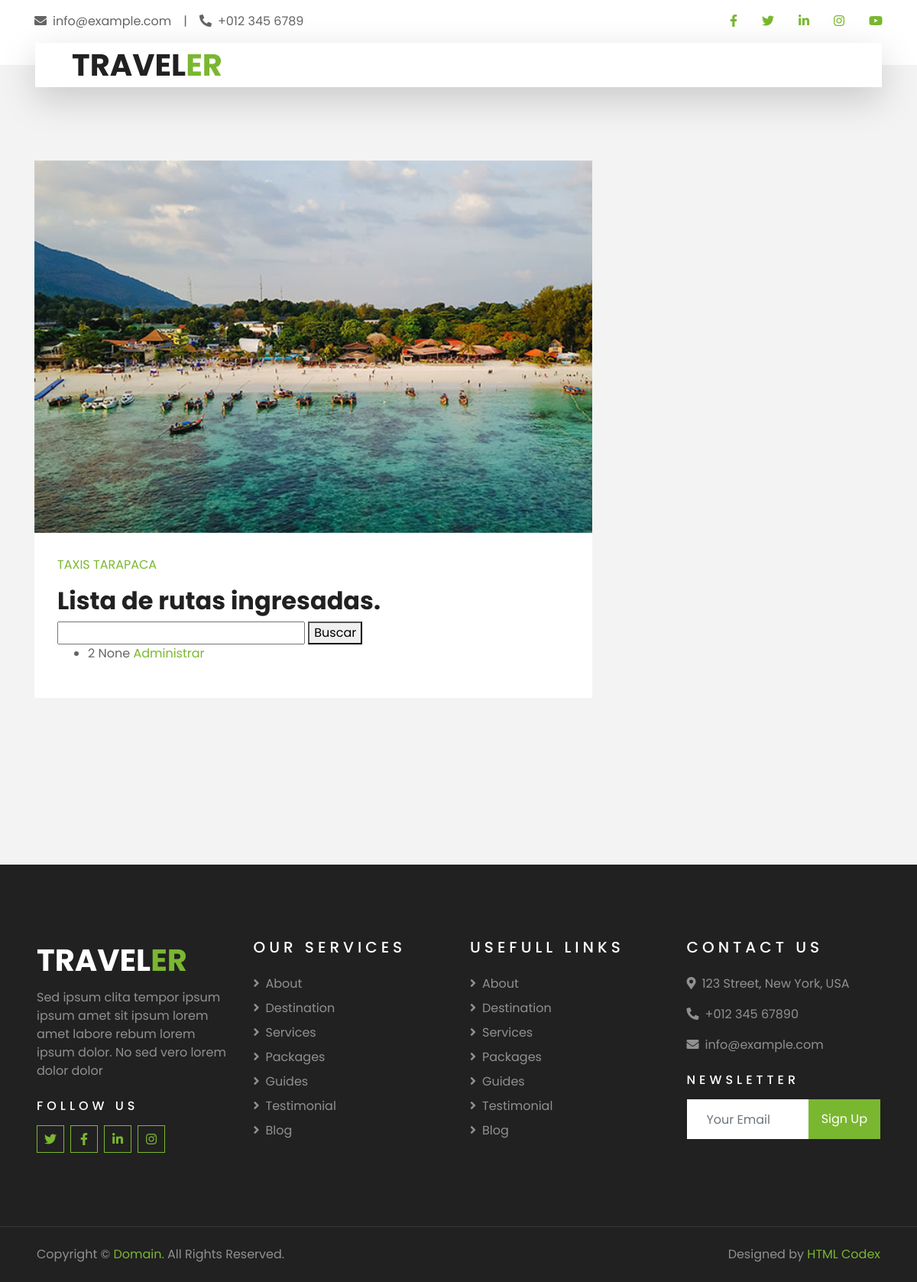
The page /es/scr_arut/ (signed in) on the database as committed earlier.
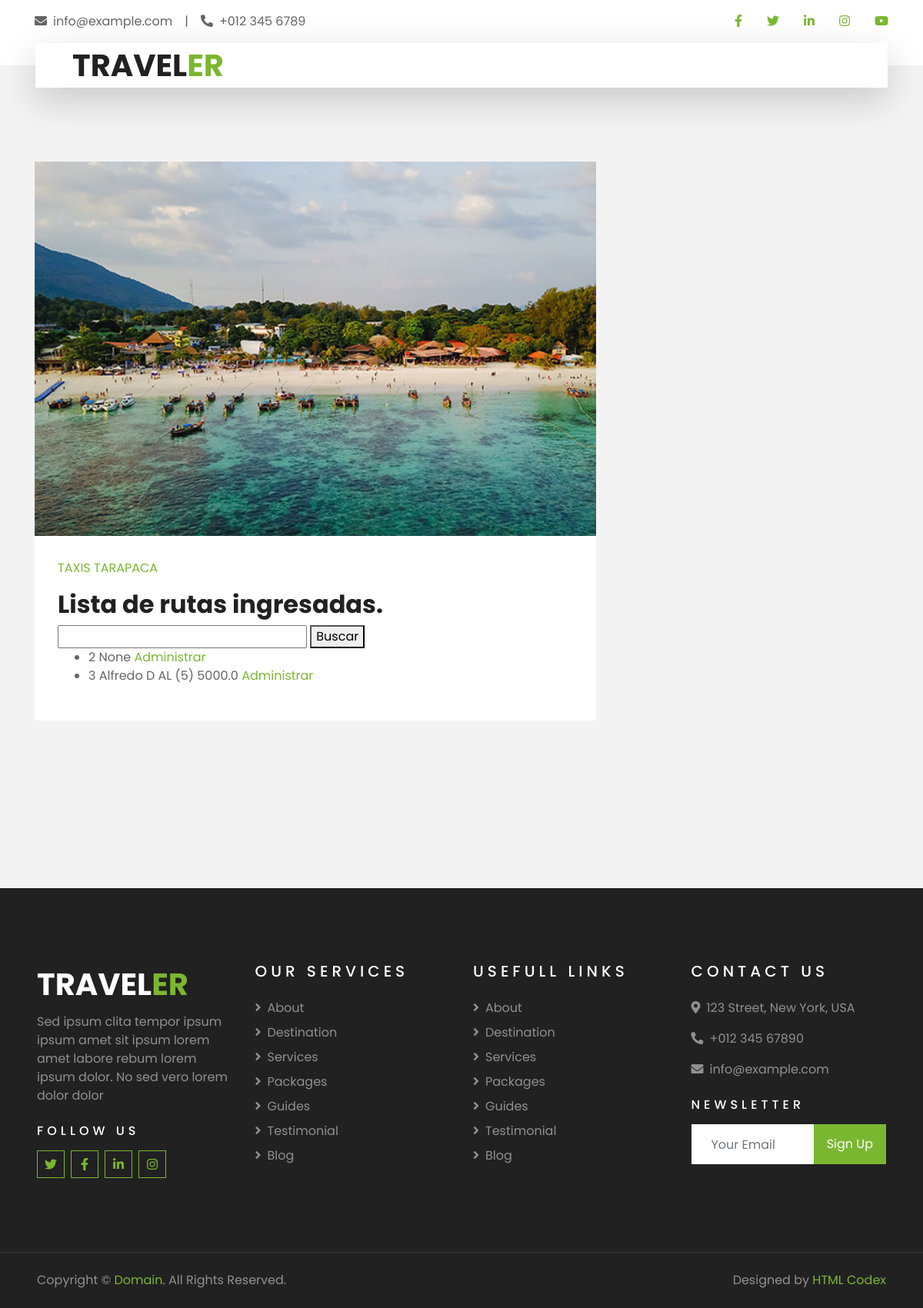
The same page on the database as committed later.
### Gestion_viajes/models.py (models this page shows, shortened)
class Ruta(models.Model):
    id = models.AutoField(primary_key=True,unique=True)
    conductor = models.ForeignKey(Taxista,on_delete=models.SET_NULL,null=True,blank=True,default=None)
    origen = models.CharField(max_length=254,null=True,blank=True)
    numero_origen = models.IntegerField(null=True,blank=True)
    tipo_origen = models.ForeignKey(TiposCalle,on_delete = models.SET_NULL,blank=True,null=True,default=None,related_name='ruta_torigen')
    destino = models.CharField(max_length=54,null=True,blank=True)
    numero_destino = models.IntegerField(null=True,blank=True)
    tipo_destino = models.ForeignKey(TiposCalle,on_delete = models.SET_NULL,blank=True,null=True,default=None,related_name='ruta_tdestino')
    fecha_viaje = models.DateField(null=True,blank=True)
    hora_viaje = models.TimeField(null=True,blank=True)
    anulado = models.IntegerField(null=True,blank=True)
    motivo_anulacion = models.TextField(null=True,blank=True)
    observacion = models.CharField(max_length=254,null=True,blank=True)
    descripcion = models.TextField(null=True,blank=True)
    tipo_tarifa = models.ForeignKey(Tarifa,models.SET_NULL,null=True,blank=True,default=None)
    monto_tarifa = models.FloatField(null=True,blank=True)
    region = models.ForeignKey(Region,on_delete=models.SET_NULL,null=True,blank=True,default=None)
    ciudad = models.ForeignKey(Ciudad,on_delete=models.SET_NULL,null=True,blank=True,default=None)
    comuna = models.ForeignKey(Comuna,on_delete=models.SET_NULL,null=True,blank=True,default=None)
    region_destino = models.ForeignKey(Region,on_delete=models.SET_NULL,null=True,blank=True,default=None,related_name='ruta_rdestino')
    ciudad_destino = models.ForeignKey(Ciudad,on_delete=models.SET_NULL,null=True,blank=True,default=None,related_name='ruta_cidestino')
    comuna_destino = models.ForeignKey(Comuna,on_delete=models.SET_NULL,null=True,blank=True,default=None,related_name='ruta_codestino')
    deleted_at = models.DateTimeField(null=True,blank=True)
    created_at = models.DateTimeField(null=True,blank=True)

class Taxista(models.Model):
    id = models.AutoField(primary_key=True,unique=True)
    nombre = models.CharField(max_length=54,null=True,blank=True)
    apellido_p = models.CharField(max_length=54,null=True,blank=True)
    apellido_m = models.CharField(max_length=54,null=True,blank=True)
    genero = models.CharField(max_length=54,null=True,blank=True)
    secretaria_encargada = models.ForeignKey(Secretaria,on_delete=models.SET_NULL,null=True,blank=True,default=None)
    run = models.IntegerField(null=True,blank=True)
    dv = models.CharField(max_length=1,null=True,blank=True)
    estado = models.IntegerField(null=True,blank=True)
    deleted_at = models.DateTimeField(null=True,blank=True)
    created_at = models.DateTimeField(null=True,blank=True)
    def __str__(self):
        return self.nombre + ' ' + self.apellido_p + ' ' + self.apellido_m + ' ' + '(' + str(self.id) + ')'

class Tarifa(models.Model):
    id = models.AutoField(primary_key=True,unique=True)
    tipo_tarifa = models.ForeignKey(TiposTarifa,on_delete=models.SET_NULL,blank=True,null=True,default=None)
    monto_tarifa = models.FloatField(null=True,blank=True)
    deleted_at = models.DateTimeField(null=True,blank=True)
    created_at = models.DateTimeField(null=True,blank=True)

### Gestion_viajes/views.py (the view)
# urls.py: path("scr_arut/",views.scr_mostrar_rutas,name='scr_mostrar_rutas'),
def scr_mostrar_rutas(request):
    usuario = request.session.get('user',None)
    if usuario is not None:
        form = BusquedaRutaForm()
        context = {'form':form}
        try:
            rutas = Ruta.objects.filter(deleted_at=None)
        except:
            rutas = None
        if rutas is not None:
            context = {'form':form,'rutas':rutas}
        else:
            context = None
        return render(request,'Gestion_viajes/scr_admin_rutas.html',context)
    else:
        return render(request,'Gestion_viajes/err_frb.html')

### Gestion_viajes/forms.py
class BusquedaRutaForm(forms.Form):
    busqueda = forms.CharField(label='Buscar Ruta', max_length=100, required=False)

### Taxis_tarapaca/templates/Gestion_viajes/scr_admin_rutas.html (shortened to what this page needs)
{% extends "secretarias_page.html" %}
{% load cms_tags %}
{% block content %}
    <div class="taxistas-lista">
        <h2>Lista de rutas ingresadas.</h2>
        <form method="get" action="{% url 'scr_buscar_rutas' %}">
            {{ form.busqueda }}
            <button type="submit">Buscar</button>
        </form>
        {% if rutas %}
            <ul>
                {% for ruta in rutas %}
                    <li>{{ ruta.id }} {{ ruta.conductor }} {{ ruta.tipo_tarifa.monto_tarifa }}
                        <a href = "{% url 'scr_ver_datos_ruta' id_ruta=ruta.id %}">Administrar</a>
                    </li>
                {% endfor %}
            </ul>
        {% else %}
            <p>No hay rutas registradas.</p>
        {% endif %}
    </div>
{% endblock content %}

### Taxis_tarapaca/templates/secretarias_page.html (shortened to what this page needs)
{% load cms_tags menu_tags sekizai_tags static %}
<!doctype html>
<html>
    <head>
        <link rel="stylesheet" type="text/css" href="{% static 'Gestion_viajes/css/base.css' %}">
        <link href="https://cdnjs.cloudflare.com/ajax/libs/font-awesome/5.10.0/css/all.min.css" rel="stylesheet">
        <link href="{% static 'lib/owlcarousel/assets/owl.carousel.min.css" rel="stylesheet' %}">
        <link href="{% static 'lib/tempusdominus/css/tempusdominus-bootstrap-4.min.css" rel="stylesheet' %}"/>
    </head>
    <body>
        <div class="container-fluid bg-light pt-3 d-none d-lg-block">
            <div class="container">
                <div class="row">
                    <div class="col-lg-6 text-center text-lg-left mb-2 mb-lg-0">
                        <div class="d-inline-flex align-items-center">
                            <p><i class="fa fa-envelope mr-2"></i>info@example.com</p>
                            <p class="text-body px-3">|</p>
                            <p><i class="fa fa-phone-alt mr-2"></i>+012 345 6789</p>
                        </div>
                    </div>
                    <div class="col-lg-6 text-center text-lg-right">
                        <div class="d-inline-flex align-items-center">
                            <a class="text-primary px-3" href="">
                                <i class="fab fa-facebook-f"></i>
                            </a>
                            <a class="text-primary px-3" href="">
                                <i class="fab fa-twitter"></i>
                            </a>
                            <a class="text-primary px-3" href="">
                                <i class="fab fa-linkedin-in"></i>
                            </a>
                            <a class="text-primary px-3" href="">
                                <i class="fab fa-instagram"></i>
                            </a>
                            <a class="text-primary pl-3" href="">
                                <i class="fab fa-youtube"></i>
                            </a>
                        </div>
                    </div>
                </div>
            </div>
        </div>
        <div class="container-fluid position-relative nav-bar p-0">
            <div class="container-lg position-relative p-0 px-lg-3" style="z-index: 9;">
                <nav class="navbar navbar-expand-lg bg-light navbar-light shadow-lg py-3 py-lg-0 pl-3 pl-lg-5">
                    <a href="" class="navbar-brand">
                        <h1 class="m-0 text-primary"><span class="text-dark">TRAVEL</span>ER</h1>
                    </a>
                </nav>
            </div>
        </div>
        <div class="container-fluid py-5">
            <div class="container py-5">
                <div class="row">
                    <div class="col-lg-8">
                        <div class="pb-3">
                            <div class="blog-item">
                                <div class="position-relative">
                                    <img class="img-fluid w-100" src="img/blog-1.jpg" alt="">
                                </div>
                            </div>
                            <div class="bg-white mb-3" style="padding: 30px;">
                                <div class="d-flex mb-3">
                                    <a class="text-primary text-uppercase text-decoration-none" href="">Taxis Tarapaca</a>
                                </div>
                                {% block content %}{% endblock content %}
                            </div>
                        </div>
                    </div>
                </div>
            </div>
        </div>
        <div class="container-fluid bg-dark text-white-50 py-5 px-sm-3 px-lg-5" style="margin-top: 90px;">
            <div class="row pt-5">
                <div class="col-lg-3 col-md-6 mb-5">
                    <a href="" class="navbar-brand">
                        <h1 class="text-primary"><span class="text-white">TRAVEL</span>ER</h1>
                    </a>
                    <p>Sed ipsum clita tempor ipsum ipsum amet sit ipsum lorem amet labore rebum lorem ipsum dolor. No sed vero lorem dolor dolor</p>
                    <h6 class="text-white text-uppercase mt-4 mb-3" style="letter-spacing: 5px;">Follow Us</h6>
                    <div class="d-flex justify-content-start">
                        <a class="btn btn-outline-primary btn-square mr-2" href="#"><i class="fab fa-twitter"></i></a>
                        <a class="btn btn-outline-primary btn-square mr-2" href="#"><i class="fab fa-facebook-f"></i></a>
                        <a class="btn btn-outline-primary btn-square mr-2" href="#"><i class="fab fa-linkedin-in"></i></a>
                        <a class="btn btn-outline-primary btn-square" href="#"><i class="fab fa-instagram"></i></a>
                    </div>
                </div>
                <div class="col-lg-3 col-md-6 mb-5">
                    <h5 class="text-white text-uppercase mb-4" style="letter-spacing: 5px;">Our Services</h5>
                    <div class="d-flex flex-column justify-content-start">
                        <a class="text-white-50 mb-2" href="#"><i class="fa fa-angle-right mr-2"></i>About</a>
                        <a class="text-white-50 mb-2" href="#"><i class="fa fa-angle-right mr-2"></i>Destination</a>
                        <a class="text-white-50 mb-2" href="#"><i class="fa fa-angle-right mr-2"></i>Services</a>
                        <a class="text-white-50 mb-2" href="#"><i class="fa fa-angle-right mr-2"></i>Packages</a>
                        <a class="text-white-50 mb-2" href="#"><i class="fa fa-angle-right mr-2"></i>Guides</a>
                        <a class="text-white-50 mb-2" href="#"><i class="fa fa-angle-right mr-2"></i>Testimonial</a>
                        <a class="text-white-50" href="#"><i class="fa fa-angle-right mr-2"></i>Blog</a>
                    </div>
                </div>
                <div class="col-lg-3 col-md-6 mb-5">
                    <h5 class="text-white text-uppercase mb-4" style="letter-spacing: 5px;">Usefull Links</h5>
                    <div class="d-flex flex-column justify-content-start">
                        <a class="text-white-50 mb-2" href="#"><i class="fa fa-angle-right mr-2"></i>About</a>
                        <a class="text-white-50 mb-2" href="#"><i class="fa fa-angle-right mr-2"></i>Destination</a>
                        <a class="text-white-50 mb-2" href="#"><i class="fa fa-angle-right mr-2"></i>Services</a>
                        <a class="text-white-50 mb-2" href="#"><i class="fa fa-angle-right mr-2"></i>Packages</a>
                        <a class="text-white-50 mb-2" href="#"><i class="fa fa-angle-right mr-2"></i>Guides</a>
                        <a class="text-white-50 mb-2" href="#"><i class="fa fa-angle-right mr-2"></i>Testimonial</a>
                        <a class="text-white-50" href="#"><i class="fa fa-angle-right mr-2"></i>Blog</a>
                    </div>
                </div>
                <div class="col-lg-3 col-md-6 mb-5">
                    <h5 class="text-white text-uppercase mb-4" style="letter-spacing: 5px;">Contact Us</h5>
                    <p><i class="fa fa-map-marker-alt mr-2"></i>123 Street, New York, USA</p>
                    <p><i class="fa fa-phone-alt mr-2"></i>+012 345 67890</p>
                    <p><i class="fa fa-envelope mr-2"></i>info@example.com</p>
                    <h6 class="text-white text-uppercase mt-4 mb-3" style="letter-spacing: 5px;">Newsletter</h6>
                    <div class="w-100">
                        <div class="input-group">
                            <input type="text" class="form-control border-light" style="padding: 25px;" placeholder="Your Email">
                            <div class="input-group-append">
                                <button class="btn btn-primary px-3">Sign Up</button>
                            </div>
                        </div>
                    </div>
                </div>
            </div>
        </div>
        <div class="container-fluid bg-dark text-white border-top py-4 px-sm-3 px-md-5" style="border-color: rgba(256, 256, 256, .1) !important;">
            <div class="row">
                <div class="col-lg-6 text-center text-md-left mb-3 mb-md-0">
                    <p class="m-0 text-white-50">Copyright &copy; <a href="#">Domain</a>. All Rights Reserved.</a>
                    </p>
                </div>
                <div class="col-lg-6 text-center text-md-right">
                    <p class="m-0 text-white-50">Designed by <a href="https://htmlcodex.com">HTML Codex</a>
                    </p>
                </div>
            </div>
        </div>
    </body>
</html>

Rows that differ between the two databases and show on the page:
added Ruta: id "3", conductor "Alfredo D AL (5)", tipo_tarifa.monto_tarifa "5000.0"
